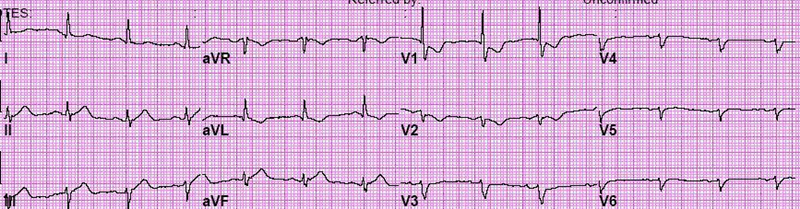
#> input picture ecg-image-kit/codes/ecg-image-digitizer/roi/Data/train_imgs/AcumeMI-ECG14.png, 800 x 209 px
$ python -i image_to_sequence.py   (imports and definitions only)
#> lines starting #> are read from the running program, lines starting #| are printed output that depends on the picture
import numpy as np
import cv2
from typing import Union, Tuple, List
import matplotlib.pyplot as plt
from scipy.interpolate import interp1d
import logging

# Set up logging
logger = logging.getLogger(__name__)

# [26 lines left out: function find_wave_height_range, not called in this run]

def image_to_sequence(img: Union[str, np.ndarray],
                     mode: str = 'dark-foreground',
                     method: str = 'combined_all_neighbors',
                     window_len: int = 3,
                     plot_result: bool = False) -> np.ndarray:
    """
    Extract time series data (ECG waveform) from ECG image.

    Parameters:
        img: Input image path or numpy array
        mode: Foreground type - 'dark-foreground' or 'bright-foreground'
        method: Filter method - 'max_finder', 'moving_average', 'hor_smoothing',
               'all_left_right_neighbors', 'combined_all_neighbors'
        window_len: Moving average window length
        plot_result: Whether to plot results

    Returns:
        Extracted sequence data (numpy array)
    """
    # Use new waveform extraction method
    x_coords, waveform = extract_waveform_new(img, mode=mode, plot_result=plot_result)
#> in extract_waveform_new, `img = cv2.imread(img, cv2.IMREAD_GRAYSCALE)`:
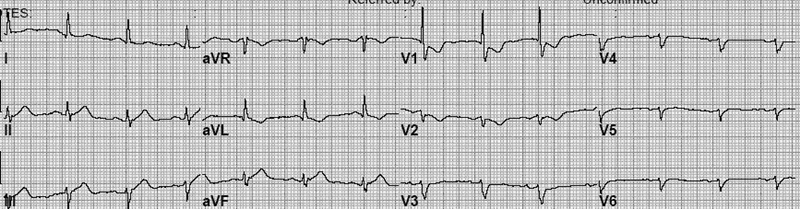
#> img: shape (209, 800); min 0, max 255, mean 192.9

    # If new method fails, use original method
    if len(waveform) == 0:
        logger.warning("New method failed to detect waveform, using original method")

        # Load image
        if isinstance(img, str):
            img = cv2.imread(img, cv2.IMREAD_GRAYSCALE)
        elif len(img.shape) == 3:
            img = cv2.cvtColor(img, cv2.COLOR_BGR2GRAY)

        # Find waveform height range
        start_y, end_y = find_wave_height_range(img)
        img = img[start_y:end_y, :]

        # Invert image based on mode
        if mode == 'dark-foreground':
            img = 255 - img

        height, width = img.shape

        # Standardize image size
        target_height = 1000
        target_width = 3000
        if height != target_height or width != target_width:
            img = cv2.resize(img, (target_width, target_height), interpolation=cv2.INTER_LINEAR)
            height, width = target_height, target_width
            logger.info(f"Adjusting image size to standard dimensions: {width}x{height}")

        # Process image based on different methods
        if method == 'max_finder':
            img_filtered = img

        elif method == 'moving_average':
            kernel = np.ones((window_len, window_len)) / (window_len * window_len)
            img_filtered = cv2.filter2D(img, -1, kernel)

        elif method == 'hor_smoothing':
            kernel = np.ones((1, window_len)) / window_len
            img_filtered = cv2.filter2D(img, -1, kernel)

        elif method == 'all_left_right_neighbors':
            kernel = np.array([[1, 0, 1],
                             [1, 1, 1],
                             [1, 0, 1]]) / 6
            img_filtered = cv2.filter2D(img, -1, kernel)

        elif method == 'combined_all_neighbors':
            # Horizontal direction
            h1 = np.array([[1, 1, 1]]) / 3
            z1 = cv2.filter2D(img, -1, h1)

            # Bottom right to top left
            h2 = np.array([[1, 0, 0],
                          [0, 1, 0],
                          [0, 0, 1]]) / 3
            z2 = cv2.filter2D(img, -1, h2)

            # Bottom left to top right
            h3 = np.array([[0, 0, 1],
                          [0, 1, 0],
                          [1, 0, 0]]) / 3
            z3 = cv2.filter2D(img, -1, h3)

            img_filtered = np.minimum(np.minimum(z1, z2), z3)

        # Find maximum point for each column (waveform position)
        waveform = np.argmax(img_filtered, axis=0)
        logger.info(f"Data after argmax: type={waveform.dtype}, min={waveform.min()}, max={waveform.max()}")

        # Convert to waveform amplitude (invert Y axis)
        waveform = height - waveform
        logger.info(f"Data after Y axis inversion: type={waveform.dtype}, min={waveform.min()}, max={waveform.max()}")

        # Scale data to appropriate range (-5 to 5)
        waveform = ((waveform - np.min(waveform)) / (np.max(waveform) - np.min(waveform)) * 10) - 5
        logger.info(f"Data after scaling: type={waveform.dtype}, min={waveform.min():.3f}, max={waveform.max():.3f}, first 20 points={waveform[:20]}")

        # Plot results
        if plot_result:
            plt.figure(figsize=(15, 5))
            plt.imshow(cv2.cvtColor(img, cv2.COLOR_GRAY2RGB))
            plt.plot(np.arange(width), height - waveform * height, 'g', linewidth=2)
            plt.title('Extracted ECG Waveform')
            plt.xlabel('Sample')
            plt.ylabel('Amplitude')
            plt.grid(True)
            plt.show()

    return waveform

# [62 lines left out: function extract_lead_waveform, not called in this run]

def remove_text_noise(img: np.ndarray) -> Tuple[np.ndarray, Tuple[int, int]]:
    """
    通过分析5段区域的垂直分布来确定波形区间，移除区间外的所有内容

    参数:
        img: 输入图像（灰度图）

    返回:
        处理后的图像和波形区间 (wave_top, wave_bottom)
    """
    if len(img.shape) == 3:
        gray = cv2.cvtColor(img, cv2.COLOR_BGR2GRAY)
    else:
        gray = img.copy()

    # 1. 使用Otsu's二值化获取前景
    _, binary = cv2.threshold(gray, 0, 255, cv2.THRESH_BINARY_INV + cv2.THRESH_OTSU)
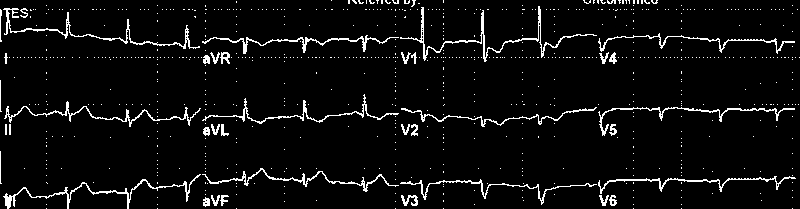
#> binary: shape (209, 800); 5.1% white in thin lines or dots

    # 2. 将图像水平分成5段
    height, width = binary.shape
#> height = 209; width = 800
    segment_width = width // 5
#> segment_width = 160
    segments_distribution = []

    # 分析每段的垂直分布
    for i in range(5):
        start_x = i * segment_width
        end_x = (i + 1) * segment_width if i < 4 else width

        # 获取当前段的区域
        segment = binary[:, start_x:end_x]

        # 计算该段每行的像素和并平滑
        row_sums = np.sum(segment, axis=1)
        window_size = 10
        smoothed_sums = np.convolve(row_sums, np.ones(window_size)/window_size, mode='same')

        # 找到活跃区域（像素和大于平均值的一定比例）
        threshold = np.mean(smoothed_sums) * 0.3
        active_rows = smoothed_sums > threshold
        active_indices = np.where(active_rows)[0]

        if len(active_indices) > 0:
            segments_distribution.append((min(active_indices), max(active_indices)))
#> this loop made 5 passes
#> threshold on passes 1 to 5: 650.3, 691.8, 631.7, 647.7, 448.9
#> pass 1, in remove_text_noise, `segment = binary[:, start_x:end_x]`:
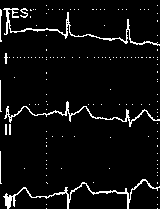
#> segment: shape (209, 160); 5.4% white in thin lines or dots
#> pass 2, in remove_text_noise, `segment = binary[:, start_x:end_x]`:
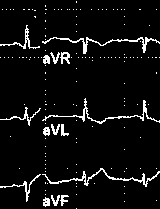
#> segment: shape (209, 160); 5.7% white in thin lines or dots
#> pass 3, in remove_text_noise, `segment = binary[:, start_x:end_x]`:
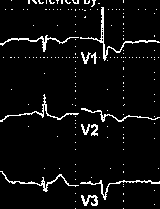
#> segment: shape (209, 160); 5.3% white in thin lines or dots
#> after the loop, segments_distribution = [(5, 208), (5, 208), (0, 208), (0, 208), (0, 194)]

    # 3. 找到所有段共同的活跃区间
    if segments_distribution:
        # 取所有段的上边界的最大值作为波形区域的上边界
        wave_top = max(seg[0] for seg in segments_distribution)
#> wave_top = 5
        # 取所有段的下边界的最小值作为波形区域的下边界
        wave_bottom = min(seg[1] for seg in segments_distribution)
#> wave_bottom = 194

        # 适当扩展区间
        margin = 20
        wave_top = max(0, wave_top - margin)
#> wave_top = 0
        wave_bottom = min(height, wave_bottom + margin)
#> wave_bottom = 209

        # 4. 创建结果图像（白色背景）
        result = np.full_like(gray, 255)

        # 5. 只保留波形区间内的内容
        result[wave_top:wave_bottom, :] = gray[wave_top:wave_bottom, :]

        return result, (wave_top, wave_bottom)
    else:
        return gray, None

def extract_waveform_new(img: Union[str, np.ndarray],
                        mode: str = 'dark-foreground',
                        plot_result: bool = False) -> Tuple[np.ndarray, np.ndarray]:
    """
    使用改进的方法从图像中提取波形序列。

    参数:
        img: 输入图像路径或numpy数组
        mode: 前景类型 - 'dark-foreground' 或 'bright-foreground'
        plot_result: 是否绘制结果

    返回:
        x坐标和y坐标数组的元组 (x_coords, y_coords)
    """
    # 加载图像
    if isinstance(img, str):
        img = cv2.imread(img, cv2.IMREAD_GRAYSCALE)
    elif len(img.shape) == 3:
        img = cv2.cvtColor(img, cv2.COLOR_BGR2GRAY)

    # 首先去除文字噪音并获取波形区间
    img, wave_region = remove_text_noise(img)
#> wave_region = (0, 209)

    if wave_region is None:
        return np.array([]), np.array([])

    # 直接使用波形区间
    wave_top, wave_bottom = wave_region
#> wave_top = 0; wave_bottom = 209
    img = img[wave_top:wave_bottom, :]

    # 根据模式反转图像
    if mode == 'dark-foreground':
        img = 255 - img
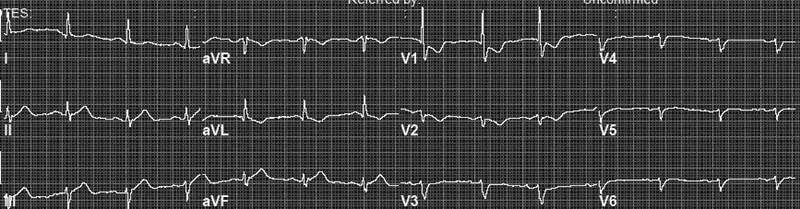
#> img: shape (209, 800); min 0, max 255, mean 62.1

    # 标准化图像大小
    target_height = 1000
    target_width = 3000
    height, width = img.shape
#> height = 209; width = 800
    if height != target_height or width != target_width:
        img = cv2.resize(img, (target_width, target_height), interpolation=cv2.INTER_LINEAR)
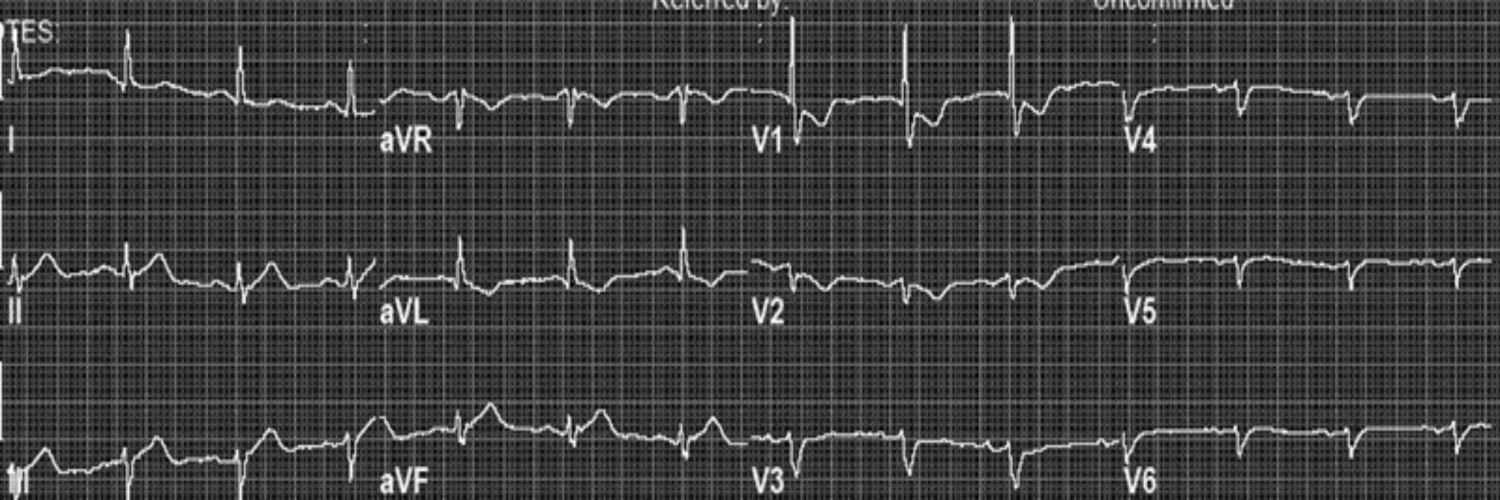
#> img: shape (1000, 3000) (shown at 1/2 size); min 0, max 255, mean 61.9
        height, width = target_height, target_width

    # 使用combined_all_neighbors方法
    # 水平方向
    h1 = np.array([[1, 1, 1]]) / 3
    z1 = cv2.filter2D(img, -1, h1)

    # 右下到左上
    h2 = np.array([[1, 0, 0],
                   [0, 1, 0],
                   [0, 0, 1]]) / 3
    z2 = cv2.filter2D(img, -1, h2)

    # 左下到右上
    h3 = np.array([[0, 0, 1],
                   [0, 1, 0],
                   [1, 0, 0]]) / 3
    z3 = cv2.filter2D(img, -1, h3)

    # 取最小值
    img_filtered = np.minimum(np.minimum(z1, z2), z3)

    # 找每列的最大值点（波形位置）
    data = np.argmax(img_filtered, axis=0)
#> data = 3000 values, max 992 at index 34, min 0 at index 1324, mean 514

    # 缩放数据到合适的范围（-5到5）
    data = ((data - np.min(data)) / (np.max(data) - np.min(data)) * 10) - 5
#> data = 3000 values, max 5 at index 34, min -5 at index 1324, mean 0.181

    # 最后反转一下数据，使波形方向正确
    data = -data
#> data = 3000 values, max 5 at index 1324, min -5 at index 34, mean -0.181

    # 绘制结果
    if plot_result:
        plt.figure(figsize=(15, 5))
        plt.subplot(211)
        plt.imshow(cv2.cvtColor(img, cv2.COLOR_GRAY2RGB))
        plt.title('Processed Image')
        plt.subplot(212)
        plt.plot(data, 'r-', linewidth=1)
        plt.title('Extracted Waveform')
        plt.grid(True)
        plt.tight_layout()
        plt.show()

    # 返回x坐标和y坐标
    x_coords = np.arange(len(data))
#> x_coords = 3000 values from 0 to 2999
    return x_coords, data

>>> result = image_to_sequence('../../ecg-image-kit/codes/ecg-image-digitizer/roi/Data/train_imgs/AcumeMI-ECG14.png')
#> in image_to_sequence, `x_coords, waveform = extract_waveform_new(img, mode=mode, plot_result=..`: waveform has the same summary as data in extract_waveform_new
#> result has the same summary as data in extract_waveform_new

$ run again, on ecg-image-kit/codes/ecg-image-digitizer/roi/Data/train_imgs/AcumeMI-ECG4.png
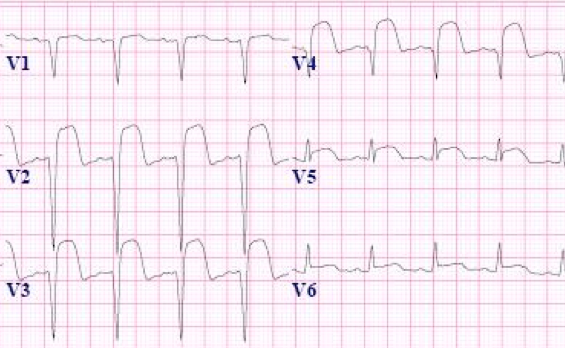
#> input picture ecg-image-kit/codes/ecg-image-digitizer/roi/Data/train_imgs/AcumeMI-ECG4.png, 565 x 348 px
#> in remove_text_noise, `_, binary = cv2.threshold(gray, 0, 255, cv2.THRESH_BINARY_INV + cv2.TH..`:
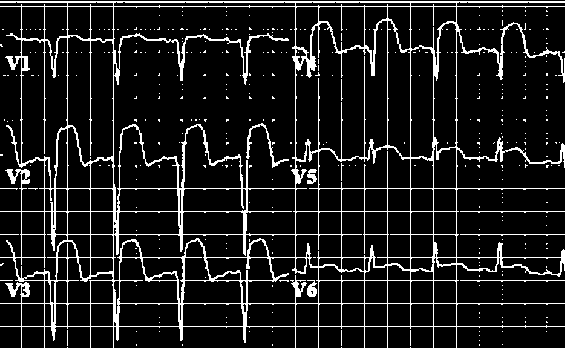
#> binary: shape (348, 565); 10.9% white in thin lines or dots
#> the loop in remove_text_noise, `for i in range(5):` made 5 passes
#> threshold on passes 1 to 5: 1052.1, 928.4, 1024.1, 918, 713.3
#> after the loop in remove_text_noise, `for i in range(5):`: segments_distribution = [(0, 343), (0, 341), (0, 340), (0, 345), (0, 331)]
#> in remove_text_noise, `wave_top = max(seg[0] for seg in segments_distribution)`: wave_top = 0
#> in remove_text_noise, `wave_bottom = min(seg[1] for seg in segments_distribution)`: wave_bottom = 331
#> in remove_text_noise, `wave_bottom = min(height, wave_bottom + margin)`: wave_bottom = 348
#> wave_region = (0, 348)
#> in extract_waveform_new, `wave_top, wave_bottom = wave_region`: wave_top = 0; wave_bottom = 348
#> in extract_waveform_new, `img = cv2.resize(img, (target_width, target_height), interpolation=cv2..`:
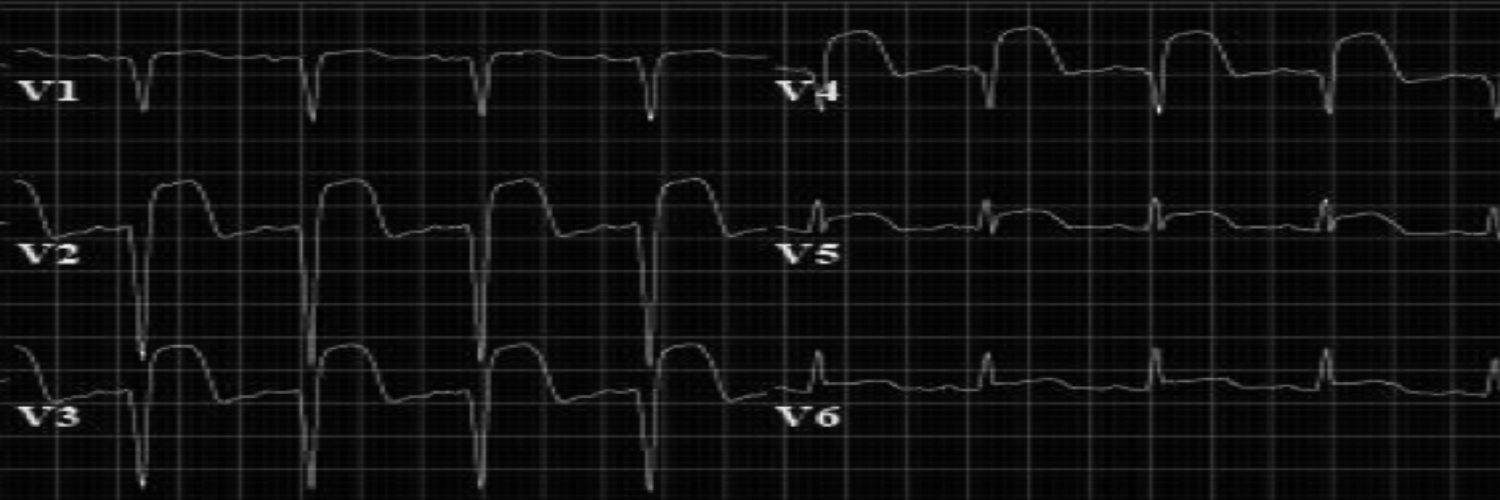
#> img: shape (1000, 3000) (shown at 1/2 size); min 0, max 244, mean 15.6
#> in extract_waveform_new, `data = np.argmax(img_filtered, axis=0)`: data = 3000 values, max 965 at index 961, min 5 at index 20, mean 435.9
#> in extract_waveform_new, `data = ((data - np.min(data)) / (np.max(data) - np.min(data)) * 10) - 5`: data = 3000 values, max 5 at index 961, min -5 at index 20, mean -0.512
#> in extract_waveform_new, `data = -data`: data = 3000 values, max 5 at index 20, min -5 at index 961, mean 0.512
#> in extract_waveform_new, `x_coords = np.arange(len(data))`: x_coords = 3000 values from 0 to 2999
#> in image_to_sequence, `x_coords, waveform = extract_waveform_new(img, mode=mode, plot_result=..`: waveform has the same summary as data in extract_waveform_new
#> result has the same summary as data in extract_waveform_new
